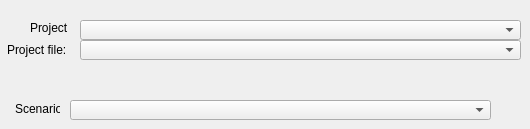
              <widget class="QWidget" name="page_11">
               <widget class="QLabel" name="label_35">
                <property name="geometry">
                 <rect>
                  <x>7</x>
                  <y>40</y>
                  <width>61</width>
                  <height>20</height>
                 </rect>
                </property>
                <property name="text">
                 <string>Project file:</string>
                </property>
               </widget>
               <widget class="QComboBox" name="comboBox">
                <property name="geometry">
                 <rect>
                  <x>80</x>
                  <y>40</y>
                  <width>441</width>
                  <height>20</height>
                 </rect>
                </property>
               </widget>
               <widget class="QLabel" name="label_37">
                <property name="geometry">
                 <rect>
                  <x>15</x>
                  <y>101</y>
                  <width>45</width>
                  <height>16</height>
                 </rect>
                </property>
                <property name="text">
                 <string>Scenario:</string>
                </property>
               </widget>
               <widget class="QComboBox" name="comboBox_3">
                <property name="geometry">
                 <rect>
                  <x>70</x>
                  <y>100</y>
                  <width>421</width>
                  <height>20</height>
                 </rect>
                </property>
               </widget>
               <widget class="QLabel" name="label_54">
                <property name="geometry">
                 <rect>
                  <x>30</x>
                  <y>20</y>
                  <width>38</width>
                  <height>16</height>
                 </rect>
                </property>
                <property name="text">
                 <string>Project:</string>
                </property>
               </widget>
               <widget class="QComboBox" name="comboBox_9">
                <property name="geometry">
                 <rect>
                  <x>80</x>
                  <y>20</y>
                  <width>441</width>
                  <height>20</height>
                 </rect>
                </property>
               </widget>
              </widget>
